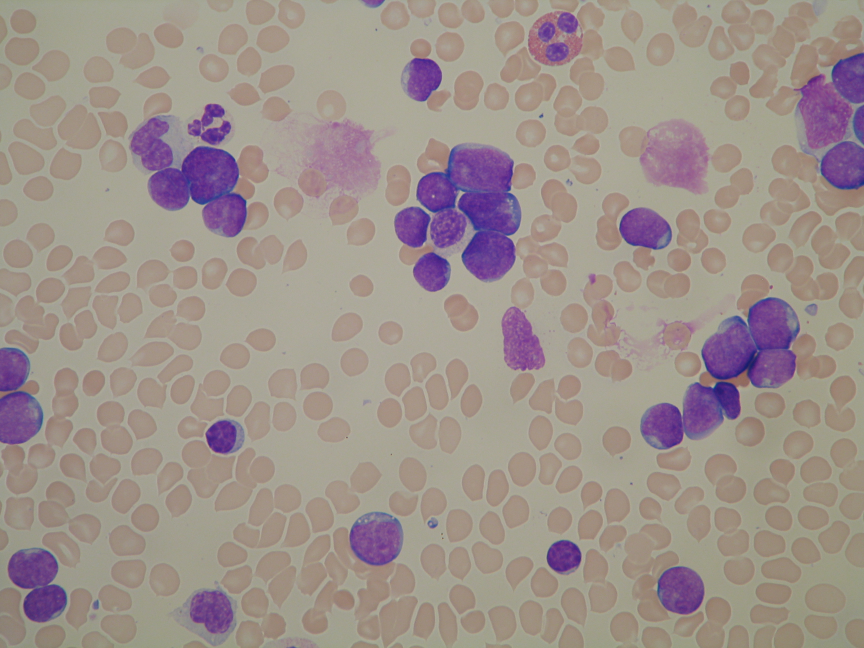
#> input picture ALL_IDB1/ALL_IDB1/im/Im062_1.jpg, 2592 x 1944 px, found by its file name (shown at 1/3 size)
$ python maincode.py
#> lines starting #> are read from the running program, lines starting #| are printed output that depends on the picture; after the words box and inside, x2 and y2 are one past the last pixel; in counts of white or black regions, pixels touching at a corner belong together
#> in main_function, oriimg is the input picture: shape (1944, 2592, 3); mean B, G, R 139.4, 145.2, 157.7
import cv2
import numpy as np


def resizeimg(img):  #resize img
    scale_percent = 50
    width = int(img.shape[1] * scale_percent / 100)
    height = int(img.shape[0] * scale_percent / 100)
    dsize = (width, height)
    img = cv2.resize(img, dsize)
    return img

def main_function(path):
    oriimg = cv2.imread(path)
    oriimg = resizeimg(oriimg)


    #RGB to CMYK
    K = 1 - np.max(oriimg,axis = 2)
    C = (1-oriimg[...,2] - K)/(1-K)
    M = (1-oriimg[...,1] - K)/(1-K)
    Y = (1-oriimg[...,0] - K)/(1-K)
    CMYK_img= (np.dstack((C,M,Y,K)) * 255).astype(np.uint8)
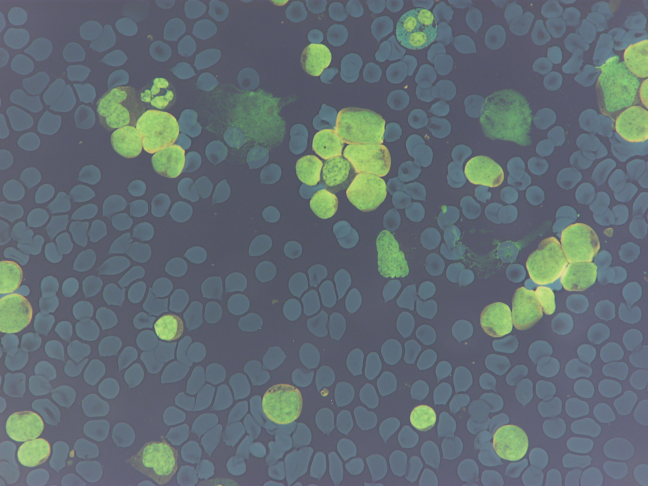
#> CMYK_img: shape (972, 1296, 4) (shown at 1/2 size); mean R, G, B, A 5.7, 25.9, 33.3, 160; transparent parts drawn white


    #CMYK to GRAY
    gray_img = cv2.cvtColor(CMYK_img, cv2.COLOR_BGR2GRAY)
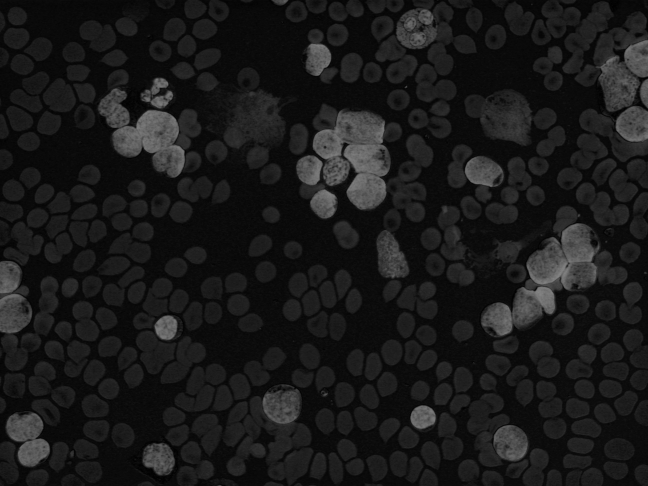
#> gray_img: shape (972, 1296) (shown at 1/2 size); min 0, max 134, mean 25.8
    # gray_img = cv2.equalizeHist(gray_img)


    #Zack triangular threshold algorithm
    hist = cv2.calcHist([gray_img], [0], None, [256], [0, 256])
#> hist = 256 values, max 132954 at index 10, min 0 at index 135, mean 4920.8
    hist = hist.flatten()
    total = sum(hist)
#> total = 1259712
    max_variance = 0.0
    threshold = 0

    for i in range(256):
        w = sum(hist[:i]) / total
        if w == 0 or w == 1:
            continue
        u = sum([j * hist[j] for j in range(i)]) / sum(hist[:i] + 1e-6)
        v = sum([j * hist[j] for j in range(i, 256)]) / sum(hist[i:] + 1e-6)
        variance = w * (1 - w) * (u - v) ** 2
        if variance > max_variance:
            max_variance = variance
            threshold = i
#> this loop made 256 passes
#> (w, u, v, variance, max_variance) on passes 2 to 9: (0.000157, 0, 25.82, 0.105, 0.105), (0.000544, 0.711, 25.83, 0.343, 0.343), (0.00112, 1.38, 25.84, 0.672, 0.672), (0.00192, 2.05, 25.86, 1.09, 1.09), (0.0035, 2.93, 25.89, 1.84, 1.84), (0.00687, 3.94, 25.96, 3.31, 3.31), (0.0163, 5.13, 26.15, 7.08, 7.08), (0.0386, 6.21, 26.6, 15.44, 15.44)
#> after the loop, max_variance = 328; threshold = 52
    threshold+=20
#> threshold = 72
    _, binary_image = cv2.threshold(gray_img, threshold, 255, cv2.THRESH_BINARY)
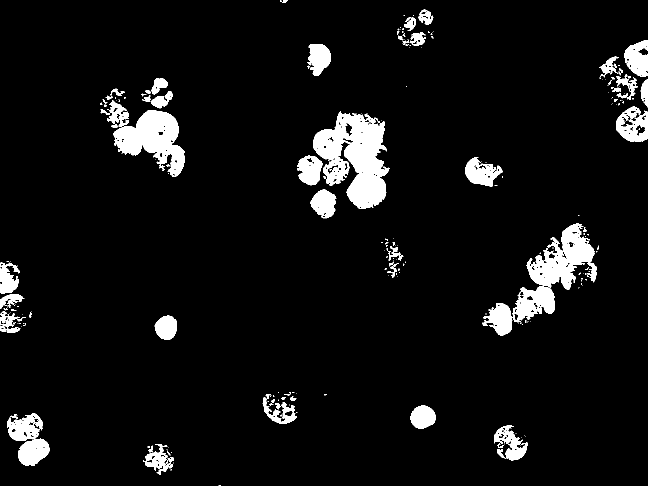
#> binary_image: shape (972, 1296) (shown at 1/2 size); 6.4% white; 253 white regions (181 under 20 px)


    #remove shape with smaller area
    #find and draw contours
    contours, _ = cv2.findContours(binary_image, cv2.RETR_EXTERNAL, cv2.CHAIN_APPROX_SIMPLE)
#> contours = 250 contours, 195 with area under 20; largest, box (x1, y1, x2, y2) and area: (626, 223, 779, 418) 17310, (227, 221, 369, 354) 9832, (1053, 447, 1194, 579) 8698, (1025, 573, 1110, 644) 3784, (1232, 213, 1296, 283) 2932
    output_image = cv2.cvtColor(binary_image, cv2.COLOR_GRAY2BGR)
#> output_image: shape (972, 1296, 3); 6.4% white; 253 white regions (181 under 20 px), largest, box (x1, y1, x2, y2) and area: (626, 223, 779, 418) 16839, (227, 221, 369, 354) 9862, (1053, 447, 1194, 579) 8738
    mask = np.zeros_like(binary_image)
    for i, contour in enumerate(contours):
        area = cv2.contourArea(contour)
        if area>1000:
            cv2.drawContours(mask, [contour], -1, 255, -1)
#> this loop made 250 passes
#> area on passes 2, 7, 14: 26.5, 56.5, 46
#> mask: shape (972, 1296); 6% white; 20 white regions, largest, box (x1, y1, x2, y2) and area: (626, 223, 779, 418) 17831, (227, 221, 369, 354) 10149, (1053, 447, 1194, 579) 9202
    drawc_image = binary_image.copy()
    drawc_image[mask == 255] = 0
#> drawc_image: shape (972, 1296); 0.72% white; 230 white regions (178 under 20 px), largest, box (x1, y1, x2, y2) and area: (0, 622, 41, 666) 820, (301, 182, 346, 217) 749, (1232, 149, 1276, 199) 654
    output_image = binary_image - drawc_image

    #resave the image to enable watershed
    cv2.imwrite("output_image.png", output_image)
    image = cv2.imread("output_image.png")
    gray = cv2.cvtColor(image, cv2.COLOR_BGR2GRAY)

    #watershed segmentation to separate cell
    kernel = np.ones((3, 3), np.uint8)
    opening = cv2.morphologyEx(gray, cv2.MORPH_OPEN, kernel, iterations=2) # Apply morphological operations to remove small noise
#> opening: shape (972, 1296); 5.2% white; 58 white regions, largest, box (x1, y1, x2, y2) and area: (626, 227, 777, 418) 15918, (227, 221, 369, 351) 9423, (1054, 447, 1188, 579) 7393
    gradient = cv2.subtract(opening, cv2.morphologyEx(opening, cv2.MORPH_GRADIENT, kernel)) # Calculate the gradient magnitude
#> gradient: shape (972, 1296); 4.3% white; 68 white regions (21 under 20 px), largest, box (x1, y1, x2, y2) and area: (627, 228, 776, 417) 13880, (228, 222, 368, 350) 8417, (1055, 448, 1187, 578) 6078
    _, binary = cv2.threshold(gradient, 0, 255, cv2.THRESH_BINARY+cv2.THRESH_OTSU) # Apply thresholding to create a binary image
    sure_bg = cv2.dilate(binary, kernel, iterations=3) # Apply morphological operations to remove small holes
#> sure_bg: shape (972, 1296); 6.6% white; 23 white regions, largest, box (x1, y1, x2, y2) and area: (594, 225, 779, 420) 21776, (1030, 445, 1195, 641) 14256, (218, 201, 371, 353) 12669
    dist_transform = cv2.distanceTransform(binary, cv2.DIST_L2, 5) # Find sure foreground (unknown region)
    _, sure_fg = cv2.threshold(dist_transform, 0.55*dist_transform.max(), 255, 0)
#> sure_fg: shape (972, 1296) float32; 0.28% white; 10 white regions, largest, box (x1, y1, x2, y2) and area: (258, 234, 326, 292) 1229, (703, 300, 749, 335) 751, (708, 363, 746, 396) 645
    sure_fg = np.uint8(sure_fg)
    unknown = cv2.subtract(sure_bg, sure_fg) # Subtract sure foreground from sure background to get unknown region
#> unknown: shape (972, 1296); 6.4% white; 23 white regions, largest, box (x1, y1, x2, y2) and area: (594, 225, 779, 420) 20380, (1030, 445, 1195, 641) 13899, (218, 201, 371, 353) 11440
    _, markers = cv2.connectedComponents(sure_fg) # Label markers for the watershed algorithm
#> markers: shape (972, 1296) int32; 11 distinct labels, from 0 to 10
    markers += 1
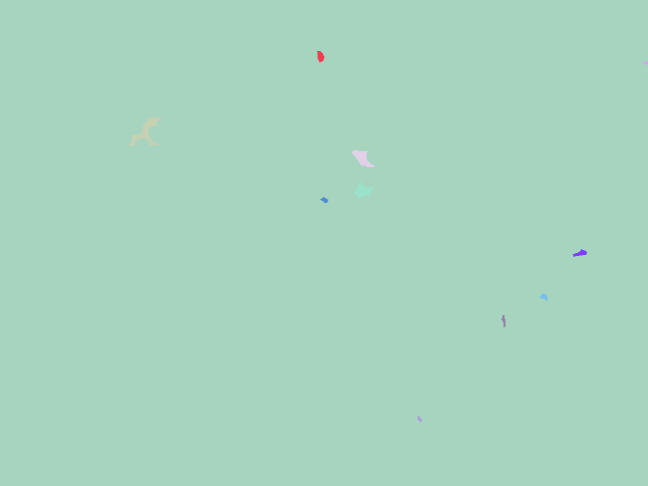
#> markers: shape (972, 1296) int32 (shown at 1/2 size); 11 distinct labels, from 1 to 11; one colour per label, 0 black
    markers[unknown == 255] = 0
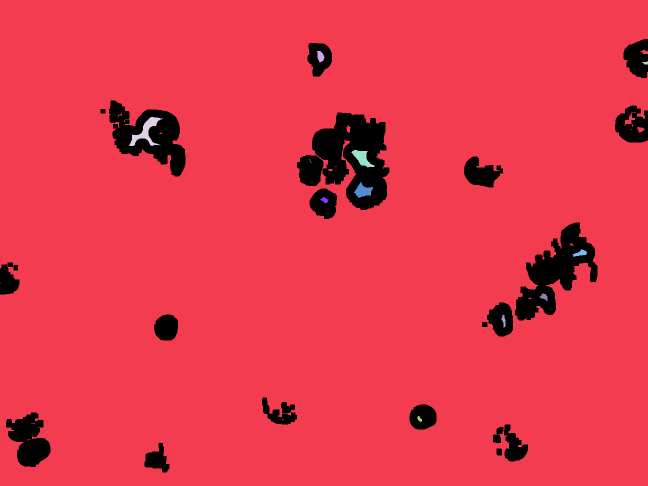
#> markers: shape (972, 1296) int32 (shown at 1/2 size); 12 distinct labels, from 0 to 11; one colour per label, 0 black
    markers = cv2.watershed(image, markers) # Apply watershed algorithm
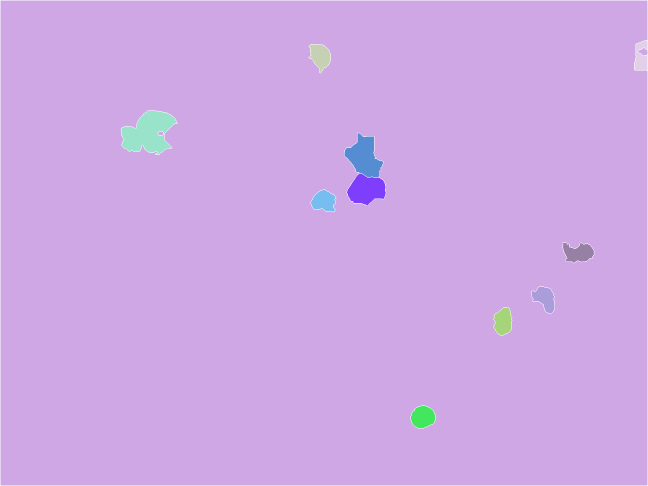
#> markers: shape (972, 1296) int32 (shown at 1/2 size); 12 distinct labels, from -1 to 11; one colour per label, 0 black, -1 white
    number_of_masks = 0
    font = cv2.FONT_HERSHEY_SIMPLEX # Label the marks with numbers and draw boundaries inside the areas
#> font = 0
    height, width = image.shape[:2]
    img = np.zeros((height, width, 3), dtype = np.uint8)
    for region_id in range(2, np.max(markers) + 1):  # Exclude background
        region_mask = markers == region_id
        region_area = np.sum(region_mask)
        if region_area > 100:  # Filter out small regions
            contours, _ = cv2.findContours(np.uint8(region_mask), cv2.RETR_EXTERNAL, cv2.CHAIN_APPROX_SIMPLE)
            contour_area = cv2.contourArea(contours[0])
            convex_perimeter = cv2.arcLength(contours[0], True)# Calculate convex perimeter
            roundness = (4 * np.pi * region_area) / (convex_perimeter * convex_perimeter)# Calculate roundness
            if roundness> 0.70:
                number_of_masks +=1
                imagecopy = image.copy()  # Mask out pixels outside the green contour
                imagecopy[~region_mask] = [0, 0, 0]
                img = img + imagecopy
#> this loop made 10 passes
#> (region_area, contour_area, convex_perimeter, roundness) on passes 1 to 8: (1550, 1476, 171.7, 0.661), (1118, 1022, 207.4, 0.327), (6066, 5880, 441.2, 0.392), (3937, 3808, 296.6, 0.562), (3385, 3280.5, 243.9, 0.715), (1541, 1470.5, 165.1, 0.71), (1719, 1629, 211.1, 0.485), (1506, 1428.5, 175, 0.618)
#> imagecopy: shape (972, 1296, 3); 0.13% white; 1 white region, box (x1, y1, x2, y2) and area: (822, 812, 870, 857) 1659
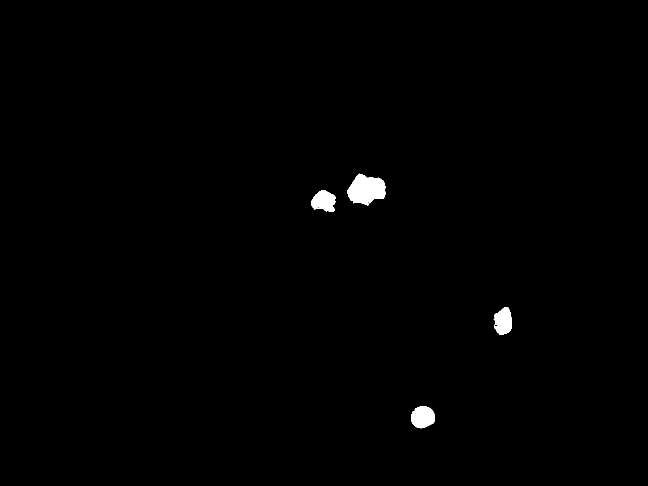
#> img: shape (972, 1296, 3) (shown at 1/2 size); 0.64% white; 4 white regions, box (x1, y1, x2, y2) and area: (694, 347, 772, 411) 3376, (822, 812, 870, 857) 1659, (622, 380, 672, 424) 1526, (987, 615, 1024, 670) 1509
#> region_mask: shape (972, 1296) bool; 0.13% white; 1 white region, box (x1, y1, x2, y2) and area: (822, 812, 870, 857) 1661
#> after the loop, number_of_masks = 4
    cv2.imshow("ori",gray_img)

    cv2.imshow("bin",binary_image)
    cv2.imshow('Segmented Image', output_image)

    cv2.waitKey(0)
    cv2.destroyAllWindows
    return (number_of_masks)


if __name__ == "__main__":
    number_of_cell = main_function("D:\Image_procesing\Ass\ALL_IDB1\ALL_IDB1\im\Im062_1.jpg")
#> number_of_cell = 4
    print(number_of_cell)
#| 4


# [11 lines of commented-out code are left out]

$ run again, with ALL_IDB1/ALL_IDB1/im/Im001_1.jpg copied over ALL_IDB1/ALL_IDB1/im/Im062_1.jpg
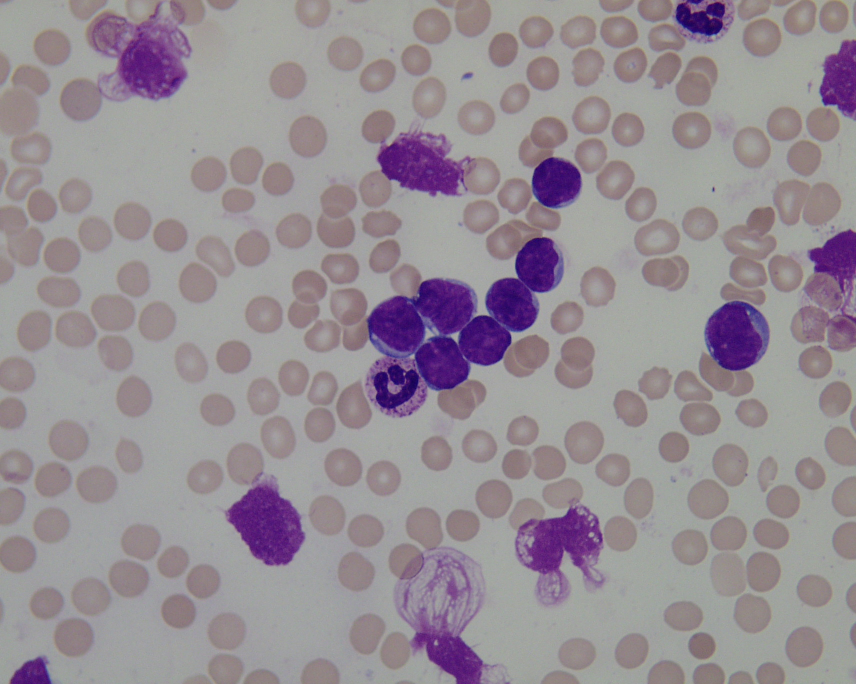
#> input picture ALL_IDB1/ALL_IDB1/im/Im001_1.jpg, 1712 x 1368 px, found by its file name (shown at 1/2 size)
#> in main_function, oriimg is the input picture: shape (1368, 1712, 3); mean B, G, R 148.6, 141.6, 150.4
#> hist = 256 values, max 77637 at index 2, min 0 at index 171, mean 2287.1
#> total = 585504
#> the loop in main_function, `for i in range(256):` made 256 passes
#> (w, u, v, variance, max_variance) on passes 2 to 9: (0.0354, 0, 19.23, 12.63, 12.63), (0.133, 0.733, 21.27, 48.47, 48.47), (0.265, 1.37, 24.74, 106.5, 106.5), (0.368, 1.82, 28.28, 162.8, 162.8), (0.435, 2.16, 31.17, 206.8, 206.8), (0.48, 2.42, 33.41, 239.6, 239.6), (0.511, 2.64, 35.14, 263.9, 263.9), (0.531, 2.81, 36.35, 280.2, 280.2)
#> after the loop in main_function, `for i in range(256):`: max_variance = 770.7; threshold = 65
#> in main_function, `threshold+=20`: threshold = 85
#> binary_image: shape (684, 856); 6.3% white; 51 white regions (35 under 20 px)
#> in main_function, `contours, _ = cv2.findContours(binary_image, cv2.RETR_EXTERNAL, cv2.CH..`: contours = 49 contours, 36 with area under 20; largest, box (x1, y1, x2, y2) and area: (368, 238, 559, 390) 12502, (229, 487, 304, 565) 3678, (378, 139, 464, 195) 2812, (706, 302, 762, 370) 2680, (528, 509, 602, 574) 2516
#> the loop in main_function, `for i, contour in enumerate(contours):` made 49 passes
#> area on passes 1, 2, 9, 10, 17, 35, 36, 37: 621.5, 1808, 2516, 3678, 1405.5, 2680.5, 12502, 1511.5
#> drawc_image: shape (684, 856); 0.15% white; 37 white regions (33 under 20 px), largest, box (x1, y1, x2, y2) and area: (11, 658, 51, 684) 671, (385, 352, 399, 358) 33, (847, 316, 856, 323) 24, (522, 522, 533, 528) 22
#> image: shape (684, 856, 3); 6.2% white; 14 white regions (2 under 20 px), largest, box (x1, y1, x2, y2) and area: (368, 238, 559, 390) 12361, (229, 487, 304, 565) 3749, (378, 139, 464, 195) 2905
#> opening: shape (684, 856); 6% white; 17 white regions, largest, box (x1, y1, x2, y2) and area: (369, 238, 558, 390) 12278, (230, 488, 302, 564) 3686, (379, 140, 460, 194) 2831
#> gradient: shape (684, 856); 5.3% white; 19 white regions (3 under 20 px), largest, box (x1, y1, x2, y2) and area: (370, 239, 557, 389) 11146, (231, 489, 301, 563) 3348, (380, 141, 459, 193) 2491
#> sure_bg: shape (684, 856); 7.3% white; 11 white regions, largest, box (x1, y1, x2, y2) and area: (367, 236, 560, 411) 16044, (228, 486, 304, 566) 4359, (377, 138, 462, 196) 3429
#> unknown: shape (684, 856); 6.8% white; 11 white regions, largest, box (x1, y1, x2, y2) and area: (367, 236, 560, 411) 14375, (228, 486, 304, 566) 3617, (377, 138, 462, 196) 3429
#> in main_function, `markers = cv2.watershed(image, markers)`:
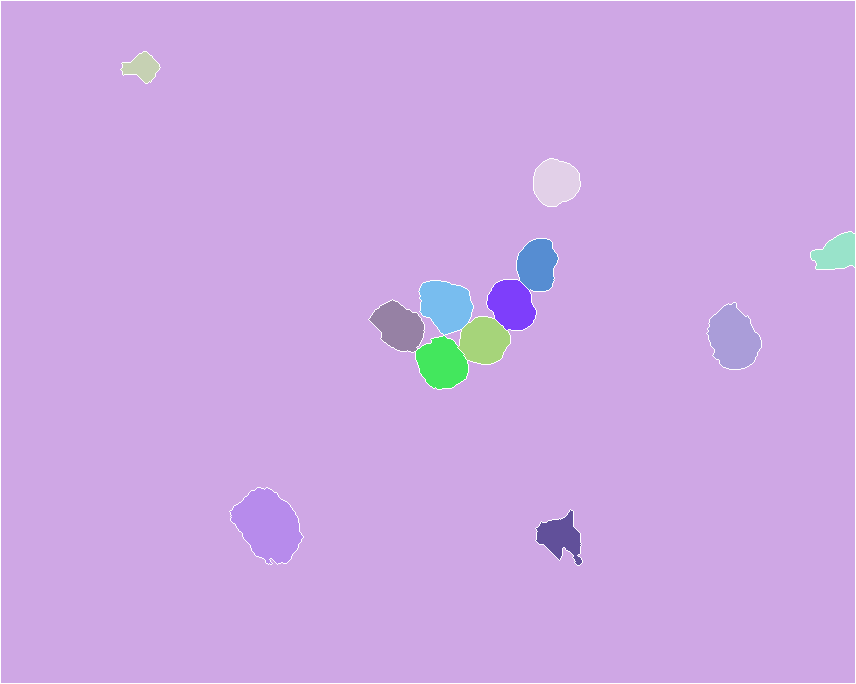
#> markers: shape (684, 856) int32; 14 distinct labels, from -1 to 13; one colour per label, 0 black, -1 white
#> font = 0
#> the loop in main_function, `for region_id in range(2, np.max(markers) + 1):` made 12 passes
#> (region_area, contour_area, convex_perimeter, roundness) on passes 1 to 8: (669, 622, 112.7, 0.662), (1663, 1597, 151.5, 0.91), (1151, 1083.5, 145.8, 0.68), (1642, 1573.5, 157, 0.838), (1823, 1753, 162, 0.873), (2098, 2019, 181.7, 0.799), (1822, 1750, 173.5, 0.761), (2424, 2340, 200, 0.762)
#> after the loop in main_function, `for region_id in range(2, np.max(markers) + 1):`:
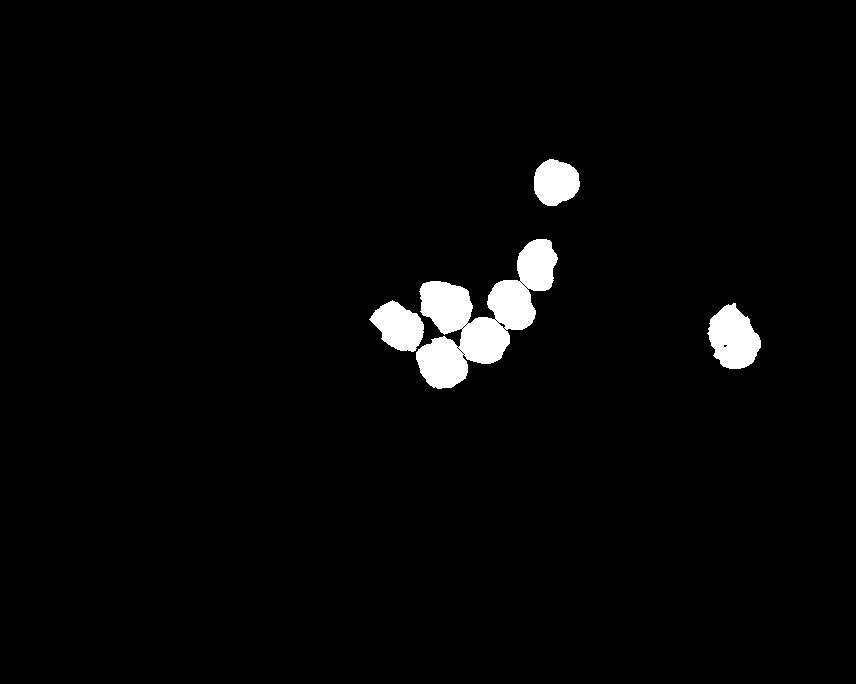
#> img: shape (684, 856, 3); 2.6% white; 4 white regions, box (x1, y1, x2, y2) and area: (416, 239, 558, 389) 9338, (707, 303, 761, 369) 2419, (369, 300, 424, 352) 1821, (534, 159, 580, 206) 1663
#> after the loop in main_function, `for region_id in range(2, np.max(markers) + 1):`: number_of_masks = 8
#| 8
